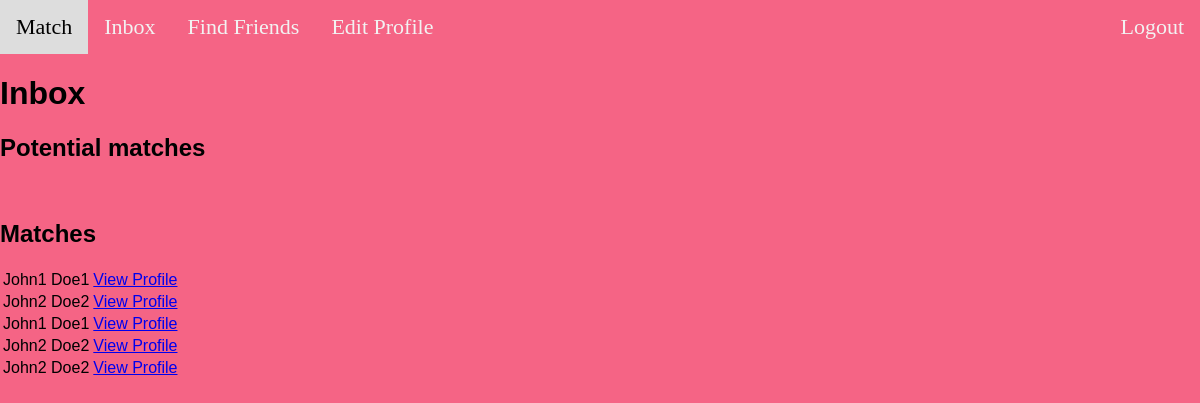
/inbox (signed in), run on the app's committed database.
### tables this page shows
CREATE TABLE inbox (
    id integer primary key autoincrement,
    username text not null,
    matched_user1 text not null,
    matched_user2 text not null,
    matched_boolean boolean, 
    FOREIGN KEY (username) references users(username)
);

CREATE TABLE users (
    id integer primary key autoincrement,
    first_name text not null,
    last_name text not null,
    username text not null,
    password text not null,
    phone_number text,
    college text,
    class_year text,
    gender text,
    orientation text,
    preference text
);

### main.py (the view, shortened to what this page needs)
@app.route('/inbox', methods=['POST', 'GET'])
@login_required
def inbox():
    if request.method == 'GET':
        dummy_inbox_data = get_matches_in_inbox(session["username"])
        return render_template('inbox.html', username=session["username"], inbox_data = dummy_inbox_data)

### helper.py (called while the page is built)
def login_required(f):
    @wraps(f)
    def decorated_function(*args, **kwargs):
        if session.get("username") is None:
            print(session.get("username"))
            return redirect("/")
        return f(*args, **kwargs)
    return decorated_function

### models.py (called while the page is built)
def get_matches_in_inbox(username):
    con = sql.connect("database.db")
    cur = con.cursor()
    query = "SELECT matched_user1, matched_boolean, users.first_name, users.last_name, users.phone_number from inbox "
    query += "JOIN users on inbox.matched_user1 = users.username "
    query += "WHERE inbox.matched_user2 = ?"
    cur.execute(query, [username])
    matches = cur.fetchall()
    con.close()
    con = sql.connect("database.db")
    cur = con.cursor()
    query = "SELECT matched_user2, matched_boolean, users.first_name, users.last_name, users.phone_number from inbox "
    query += "JOIN users on inbox.matched_user2 = users.username "
    query += "WHERE inbox.matched_user1 = ? "
    cur.execute(query, [username])
    matches += cur.fetchall()
    print("matches are", matches)
    con.close()
    return matches

### templates/inbox.html (shortened to what this page needs)
<!DOCTYPE html>
<html lang="en">
    <head>
        <link href="/static/css/main.css" rel="stylesheet" type="text/css" media="all">
    </head>
    <body>
        {% include "header.html" %}
        <h1>Inbox</h1>
        <div class="pending">
            <table id="pending-datatable">
                <h2>Potential matches</h2>
            </table>
        </div>
        <br />
        <div class="accepted">
            <h2>Matches</h2>
            <table id="accepted-datatable">
                <thead>
                    {% for match in inbox_data %}
                        {% if match[1] == 1 %}
                            <tr>
                                <td>{{match[2]}} {{match[3]}}</td>
                                <td><a href="{{username}}/view_profile?match={{match[0]}}">View Profile</a></td>
                            </tr>
                        {%endif%}
                    {% endfor %}
                </thead>
            </table>
        </div>
    </body>
</html>

### static/css/main.css (style rules this page uses)
:root { --bgColor: #ffffff; --formColor: linear-gradient(#4b6cb7, #182848); --txtColor: #ffffff; --txtSecondaryColor: #ffff00; --inputBoxBg: transparent; --txtBtnColor: #ffffff; --txtBtnSecondaryColor: #000000; --btnBorderColor: #ffffff; --btnBgColor: transparent; --btnBgSecondaryColor: #ffffff; }
body { margin: 0; padding: 0; font-family: sans-serif; background: var(--bgColor); background: #F56485; }

### data on the page
inbox: first_name "John1", last_name "Doe1"
inbox: first_name "John2", last_name "Doe2"
inbox: first_name "John1", last_name "Doe1"
inbox: first_name "John2", last_name "Doe2"
inbox: first_name "John2", last_name "Doe2"
